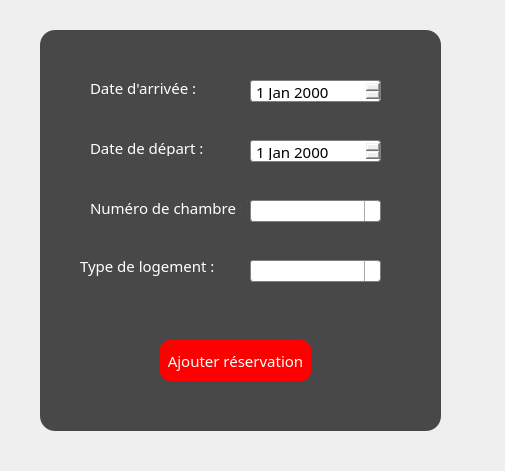
<?xml version="1.0" encoding="UTF-8"?>
<ui version="4.0">
 <class>AjoutReservationAvecClient</class>
 <widget class="QDialog" name="AjoutReservationAvecClient">
  <property name="geometry">
   <rect>
    <x>0</x>
    <y>0</y>
    <width>505</width>
    <height>471</height>
   </rect>
  </property>
  <property name="windowTitle">
   <string>Hotel</string>
  </property>
  <property name="windowIcon">
   <iconset resource="image.qrc">
    <normaloff>:/projetimages/projetimages/e.png</normaloff>:/projetimages/projetimages/e.png</iconset>
  </property>
  <property name="styleSheet">
   <string notr="true">QComboBox:editable {
    background: white;
}

QComboBox:!editable, QComboBox::drop-down:editable {
     background: qlineargradient(x1: 0, y1: 0, x2: 0, y2: 1,
                                 stop: 0 #E1E1E1, stop: 0.4 #DDDDDD,
                                 stop: 0.5 #D8D8D8, stop: 1.0 #D3D3D3);
}

QComboBox:!editable:on, QComboBox::drop-down:editable:on {
    background: qlineargradient(x1: 0, y1: 0, x2: 0, y2: 1,
                                stop: 0 #D3D3D3, stop: 0.4 #D8D8D8,
                                stop: 0.5 #DDDDDD, stop: 1.0 #E1E1E1);
}

QComboBox:on { /* shift the text when the popup opens */
    padding-top: 3px;
    padding-left: 4px;
}

QComboBox::drop-down {
    subcontrol-origin: padding;
    subcontrol-position: top right;
    width: 15px;

    border-left-width: 1px;
    border-left-color: darkgray;
    border-left-style: solid; /* just a single line */
    border-top-right-radius: 3px; /* same radius as the QComboBox */
    border-bottom-right-radius: 3px;
}
QComboBox {
    border: 1px solid gray;
    border-radius: 3px;
    padding: 1px 18px 1px 3px;
    min-width: 6em;
}
QDateEdit {
    border: 1px solid gray;
    border-radius: 3px;
    padding: 1px 18px 1px 3px;
    min-width: 6em;
}
QLineEdit
{

    border: 1px solid gray;
    border-radius: 4px;
    padding: 1px 18px 1px 3px;
    min-width: 6em;
}
QDialog#AjoutReservationAvecClient
{background-image:url(:/projetimages/projetimages/a.jpg);

}
*{
font-family:centry gothlic ;
font-size:15px;
}
#frame
{

	background:rgba(0,0,0,0.7);
border-radius:15px;
}


QPushButton
 {
     background-color: red;

     border-radius: 10px;

 }

#label{
color:white;
background:transparent;

}

#label_2
{
color:white;
background:transparent;

}


#label_3{
color:white;
background:transparent;

}

#label_4{
color:white;
background:transparent;

}

#label_5{
color:white;
background:transparent;

}

#label_6{
color:white;
background:transparent;

}

#label_7{
color:white;
background:transparent;

}





QPushButton
{
color:white;

border-raduis:15px;
}
QPushButton:hover
{

	color: white;
border-radius:15px;
background:rgb(255, 85, 127);
}
</string>
  </property>
  <widget class="QFrame" name="frame">
   <property name="geometry">
    <rect>
     <x>40</x>
     <y>30</y>
     <width>401</width>
     <height>401</height>
    </rect>
   </property>
   <property name="frameShape">
    <enum>QFrame::StyledPanel</enum>
   </property>
   <property name="frameShadow">
    <enum>QFrame::Raised</enum>
   </property>
   <widget class="QPushButton" name="ajouterreservation1_btn">
    <property name="geometry">
     <rect>
      <x>120</x>
      <y>310</y>
      <width>151</width>
      <height>41</height>
     </rect>
    </property>
    <property name="text">
     <string>Ajouter réservation</string>
    </property>
   </widget>
   <widget class="QLabel" name="label_5">
    <property name="geometry">
     <rect>
      <x>40</x>
      <y>220</y>
      <width>151</width>
      <height>31</height>
     </rect>
    </property>
    <property name="text">
     <string>Type de logement :</string>
    </property>
   </widget>
   <widget class="QDateEdit" name="datedepartar1_txt">
    <property name="geometry">
     <rect>
      <x>210</x>
      <y>110</y>
      <width>131</width>
      <height>22</height>
     </rect>
    </property>
   </widget>
   <widget class="QLabel" name="label">
    <property name="geometry">
     <rect>
      <x>50</x>
      <y>50</y>
      <width>111</width>
      <height>16</height>
     </rect>
    </property>
    <property name="text">
     <string>Date d'arrivée :</string>
    </property>
   </widget>
   <widget class="QComboBox" name="typelogar1_cb">
    <property name="geometry">
     <rect>
      <x>210</x>
      <y>230</y>
      <width>131</width>
      <height>22</height>
     </rect>
    </property>
   </widget>
   <widget class="QLabel" name="label_2">
    <property name="geometry">
     <rect>
      <x>50</x>
      <y>110</y>
      <width>121</width>
      <height>16</height>
     </rect>
    </property>
    <property name="text">
     <string>Date de départ :</string>
    </property>
   </widget>
   <widget class="QComboBox" name="numchar1_cb">
    <property name="geometry">
     <rect>
      <x>210</x>
      <y>170</y>
      <width>131</width>
      <height>22</height>
     </rect>
    </property>
   </widget>
   <widget class="QLabel" name="label_3">
    <property name="geometry">
     <rect>
      <x>50</x>
      <y>170</y>
      <width>151</width>
      <height>16</height>
     </rect>
    </property>
    <property name="text">
     <string>Numéro de chambre :</string>
    </property>
   </widget>
   <widget class="QDateEdit" name="datearrivear1_txt">
    <property name="geometry">
     <rect>
      <x>210</x>
      <y>50</y>
      <width>131</width>
      <height>22</height>
     </rect>
    </property>
   </widget>
  </widget>
 </widget>
 <resources>
  <include location="image.qrc"/>
 </resources>
 <connections/>
</ui>
